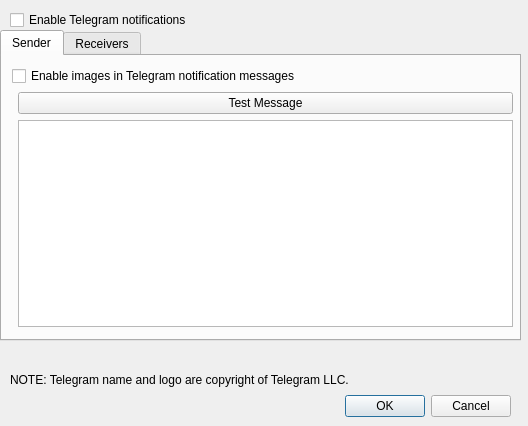
<?xml version="1.0" encoding="UTF-8"?>
<ui version="4.0">
 <class>DialogConfigureTelegram</class>
 <widget class="QDialog" name="DialogConfigureTelegram">
  <property name="geometry">
   <rect>
    <x>0</x>
    <y>0</y>
    <width>528</width>
    <height>426</height>
   </rect>
  </property>
  <property name="windowTitle">
   <string>Configure Telegram notifications</string>
  </property>
  <widget class="QDialogButtonBox" name="buttonBox">
   <property name="geometry">
    <rect>
     <x>0</x>
     <y>390</y>
     <width>511</width>
     <height>32</height>
    </rect>
   </property>
   <property name="orientation">
    <enum>Qt::Orientation::Horizontal</enum>
   </property>
   <property name="standardButtons">
    <set>QDialogButtonBox::StandardButton::Cancel|QDialogButtonBox::StandardButton::Ok</set>
   </property>
  </widget>
  <widget class="QTabWidget" name="tabWidget">
   <property name="geometry">
    <rect>
     <x>0</x>
     <y>30</y>
     <width>521</width>
     <height>311</height>
    </rect>
   </property>
   <property name="currentIndex">
    <number>0</number>
   </property>
   <widget class="QWidget" name="tab_sender">
    <attribute name="title">
     <string>Sender</string>
    </attribute>
    <widget class="QWidget" name="gridLayoutWidget">
     <property name="geometry">
      <rect>
       <x>10</x>
       <y>10</y>
       <width>501</width>
       <height>261</height>
      </rect>
     </property>
     <layout class="QGridLayout" name="gridLayout_sender">
      <item row="0" column="0" colspan="2">
       <widget class="QCheckBox" name="checkBox_enable_images">
        <property name="text">
         <string>Enable images in Telegram notification messages</string>
        </property>
       </widget>
      </item>
      <item row="2" column="1">
       <widget class="QPlainTextEdit" name="plainTextEdit">
        <property name="readOnly">
         <bool>true</bool>
        </property>
       </widget>
      </item>
      <item row="1" column="1">
       <widget class="QPushButton" name="pushButton_test_message">
        <property name="text">
         <string>Test Message</string>
        </property>
       </widget>
      </item>
     </layout>
    </widget>
   </widget>
   <widget class="QWidget" name="tab_receivers">
    <attribute name="title">
     <string>Receivers</string>
    </attribute>
    <widget class="QPushButton" name="pushButton_add_receiver">
     <property name="geometry">
      <rect>
       <x>10</x>
       <y>250</y>
       <width>241</width>
       <height>24</height>
      </rect>
     </property>
     <property name="text">
      <string>Add Receiver</string>
     </property>
    </widget>
    <widget class="QPushButton" name="pushButton_remove_receiver">
     <property name="geometry">
      <rect>
       <x>260</x>
       <y>250</y>
       <width>251</width>
       <height>24</height>
      </rect>
     </property>
     <property name="text">
      <string>Remove Receiver</string>
     </property>
    </widget>
    <widget class="QWidget" name="verticalLayoutWidget">
     <property name="geometry">
      <rect>
       <x>10</x>
       <y>10</y>
       <width>501</width>
       <height>231</height>
      </rect>
     </property>
     <layout class="QVBoxLayout" name="verticalLayout_receivers"/>
    </widget>
   </widget>
  </widget>
  <widget class="QLabel" name="label_errorMessage">
   <property name="geometry">
    <rect>
     <x>10</x>
     <y>340</y>
     <width>511</width>
     <height>20</height>
    </rect>
   </property>
   <property name="text">
    <string/>
   </property>
  </widget>
  <widget class="QCheckBox" name="checkBox_enable_telegram_notifications">
   <property name="geometry">
    <rect>
     <x>10</x>
     <y>10</y>
     <width>621</width>
     <height>20</height>
    </rect>
   </property>
   <property name="text">
    <string>Enable Telegram notifications</string>
   </property>
  </widget>
  <widget class="QLabel" name="label_2">
   <property name="geometry">
    <rect>
     <x>10</x>
     <y>370</y>
     <width>501</width>
     <height>20</height>
    </rect>
   </property>
   <property name="text">
    <string>NOTE: Telegram name and logo are copyright of Telegram LLC.</string>
   </property>
  </widget>
 </widget>
 <resources/>
 <connections>
  <connection>
   <sender>buttonBox</sender>
   <signal>accepted()</signal>
   <receiver>DialogConfigureTelegram</receiver>
   <slot>accept()</slot>
   <hints>
    <hint type="sourcelabel">
     <x>248</x>
     <y>254</y>
    </hint>
    <hint type="destinationlabel">
     <x>157</x>
     <y>274</y>
    </hint>
   </hints>
  </connection>
  <connection>
   <sender>buttonBox</sender>
   <signal>rejected()</signal>
   <receiver>DialogConfigureTelegram</receiver>
   <slot>reject()</slot>
   <hints>
    <hint type="sourcelabel">
     <x>316</x>
     <y>260</y>
    </hint>
    <hint type="destinationlabel">
     <x>286</x>
     <y>274</y>
    </hint>
   </hints>
  </connection>
 </connections>
</ui>
